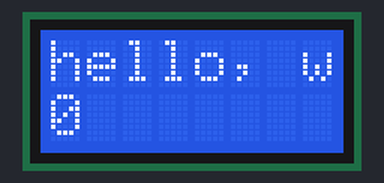
This sketch was run on a simulated Arduino Uno, built with avr-gcc and run on an emulated ATmega328P. Shown: 8×2 character LCD.

Above: at 0.1 s.
At 4.1 s:
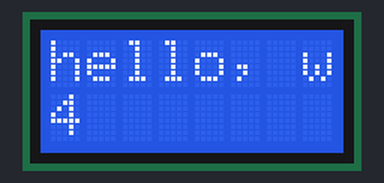
At 9.1 s:
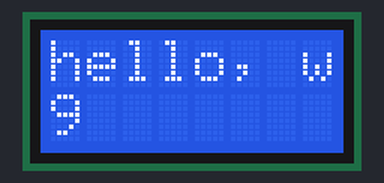
At 19.1 s:
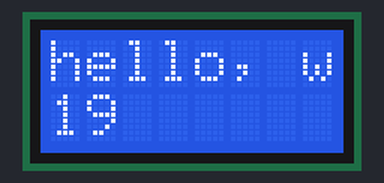
At 29.1 s:
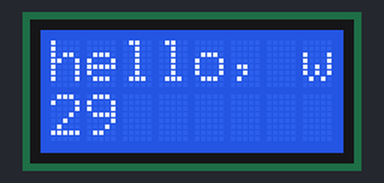
At 39.1 s:
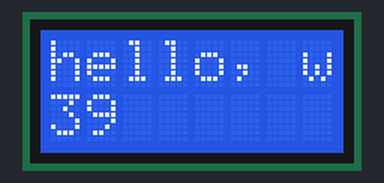

The sketch:

printDitNavn.ino
```cpp
// include the library code:
#include <LiquidCrystal.h>

// initialize the library with the numbers of the interface pins
LiquidCrystal lcd(12, 11, 5, 4, 3, 2);

void setup()
{
 // set up the LCD's number of columns and rows:
 // This particular 16x1 LCD is treated as an 8x2.  8 Characters by 2 rows.
 lcd.begin(8, 2);
 lcd.print("hello, world");
 }

void loop() {
lcd.setCursor(0,1);
lcd.print(millis() / 1000);
}
```

Measured:
- what the display in image 1 shows lasts 1.0 s, from 4.0 s to 5.0 s
